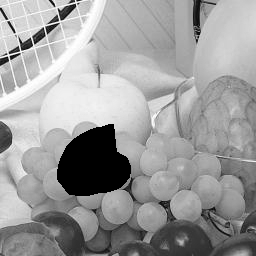
%> input picture TextureSynthesis/firuits_lost.png, 256 x 256 px
$ octave Demo.m   (GNU Octave 9; MATLAB toolbox functions it lacks are replaced by stand-ins)
%> lines starting %> are read from the running program, lines starting %| are printed output that depends on the picture; in (x1, y1, x2, y2) boxes, pixels count from 0 and x2, y2 are one past the last pixel; in counts of white or black regions, pixels touching at a corner belong together; the program's own positions count from 1
### TextureSynthesis/synthesizeTexture.m
function result=synthesizeTexture(I, fillingOption, kS, nW, nH,show)

%synthesizeTexture function: implementation of "texture synthesis by non-
%parametric sampling" paper. The function provides two options, the first
%one is texture growing, and the second one is hole filling. You can
%control that using fillingOption arguement.
%Input:
%   -I: sample texture image
%   -fillingOption: 1 (yes) 0 (no)
%   -kS: kernel size
%   -nW: for texture growning (fillingOption=0), it represents the new
%   width. For hole filling, it is used as color of hole pixels (R,G,B).
%   -nH: for texture growning (fillingOption=0), it represents the new
%   height
%   -show: 1 for update screen with each new pixel, 0 for working
%   off-screen (default = 0)
%Output:
%   -result: resulting image (uint8)
%Usage:
%   result=synthesizeTexture(I,0,5,300,400); %texture growing
%   result=synthesizeTexture(I,0,5,300,400,1); %texture growing (update screen)
%   result=synthesizeTexture(I,1,5); %hole filling using [0,0,0] for hole color
%   result=synthesizeTexture(I,1,5,[1,0,0]); %hole filling using red as color of hole pixles

%Citation: Texture synthesis by non-parametric sampling." Computer Vision,
%1999. The Proceedings of the Seventh IEEE International Conference on. Vol.
%2. IEEE, 1999
%Author: Mahmoud Afifi, York University

%%%%%%%%%%%%%%%%%%%%%%%%%%%%%%%%%%%%%%%%%%%%%%%%%%%%%%%%%%%%%%%%%%%%%%%%%%%

%%
%check
if nargin<4 && fillingOption==0
    error('Too few input arguments');
elseif nargin<4 && fillingOption==1
    nW=[0,0,0]; %black color
    nH=0;
elseif nargin==5
    show=0;
end
if mod(kS,2)==0
    kS=kS+1;
end

%%
%General initialization
display('initialization...');
I=double(I)/255; %from uint8 to normalized double
seedSize = 3; %seed size
sigma = kS/6; %proportional to the window size

G = fspecial('gaussian', [kS kS], sigma); %gaussian weighting kernel
G=G(:); %convert it to 1-d
eps = 0.1; %error threshold

if fillingOption==0 && (nW<seedSize || nH<seedSize) %if new dimensions less than the seed
    error('Choose larger width and/or height') %report error!
elseif fillingOption==1
    Hcolor=nW; %make color of hole pixels = nW variable
end
[cH, cW, c] = size(I); %get current height, width, and number of color channels

%Initialize candidate patchs: zeros (number of element per patch, number of
%candidate patchs, number of color channels)
cPatchs=zeros(kS*kS, (cW-kS+1) * (cH-kS+1), c);
%get candidate patchs
for cC = 1:c %for each color channel do
    cPatchs(:,:,cC) = im2col(I(:,:,cC), [kS kS], 'sliding'); %get all possible sliding windows
end
%creat a map that indicates whether the pixel is filled or not
if fillingOption==0 %if it is texture growing, start with empty map; result size [nH,nW]
    result=zeros(nH,nW,c); %output image
    map=false(nH,nW); %filled map
    %pick random seed [seedSize x seedSize]
    seed=getSeed(I,kS);
    %put it in the ceneter of the new image
    result(round(nH/2)-floor(kS/2):round(nH/2)+ceil(kS/2),...
        round(nW/2)-floor(kS/2):round(nW/2)+ceil(kS/2),:)=seed;
    %raise flag of corresponding pixels in the filled map to be 'on'
    map(round(nH/2)-floor(kS/2):round(nH/2)+ceil(kS/2),...
        round(nW/2)-floor(kS/2):round(nW/2)+ceil(kS/2),:)=1;

else %otherwise, get map from the image and make the result with the same size of I
    result=I; %result image with the same size
    map=getFillingMap(I,Hcolor); %generate map from input image
    %remove hole pixels from the candidate patchs
    cPatchs=cleanCPatchs(cPatchs,Hcolor);
end

%prepare the candidate patchs for a single operation of distance
%measurement
cPatchs=[cPatchs(:,:,1);cPatchs(:,:,2);cPatchs(:,:,3)];%concate three color channels to use 1-d vector for each candidate

%padding both result and map to access pixels at corners
padded_result = padarray(result, [floor(kS/2) floor(kS/2)]);
padded_map = padarray(map, [floor(kS/2) floor(kS/2)]);

%preparing the Gaussian kernel to be 1-D for a single operation of distance
%measurement
G=repmat(G, 1,size(cPatchs, 2)); %repeat it to match the number of candidate patchs
%take into account color channels.
st='G=[';
for cC=1:c-1
    st=strcat(st,'G;');
end
st=strcat(st,'G];');
eval(st);

%%
%Processing
display('processing...');

% while there are unfilled pixels, do
while ~all(all(map))
    %get nearest pixels for the known pixels (boundary)
    se = strel('square', 3);
    dilated_map = imdilate(map, se);
    surrounding_map = dilated_map - (map);
    unfilledIndicies=find(surrounding_map==1); % find unfilled pixels
    for p=1:length(unfilledIndicies) %for each pixel of unfilled pixels, do
        [py, px] = ind2sub(size(map),unfilledIndicies(p)); %get corresponding in x,y coordinate
        % get neighborhood pixels of the current unknown pixel using the kernel
        [kernel,mask]=getROI(padded_result,padded_map,py+floor(kS/2),px+floor(kS/2),kS);

        %prepare kernel, and mask to do single operation for all candidates
        kernel=kernel(:); %1-d
        mask=mask(:); %1-d
        %take into account color channels.
        st='mask=[';
        for cC=1:c-1
            st=strcat(st,'mask;');
        end
        st=strcat(st,'mask];');
        eval(st);
        kernel=repmat(kernel, 1,size(cPatchs, 2)); %repeat it to match the number of candidate patchs
        mask=repmat(mask, 1,size(cPatchs, 2)); %repeat it to match the number of candidate patchs

        %calculate weighted sum squared distance between the kernel and all
        %candidaate patchs.
        dSSD=sum(mask.*G.*(cPatchs-kernel).^2);
        minD = min(dSSD);
        T = minD*(1+eps); %to avoid zero match, let's accept more candidates (read the paper section 2.1)

        %get indicies of all accepted candidate patchs (distances less than T)
        indicies=find(dSSD<=T);

        %pick random patch from the accpeted candidate patchs
        index=indicies(randi(length(indicies))); %index
        patch=cPatchs(:,index); %get the patch
        patch=reshape(patch,[kS,kS,c]); %reshape it

        %get the new pixel
        newPixel=patch(ceil(kS/2),ceil(kS/2),:); %get the middle pixel of the patch

        %update result and map
        result(py,px,:)=newPixel; %add it to the synthetic texture image
        padded_result(floor(kS/2)+py,floor(kS/2)+px,:)=newPixel; %update the padded result
        map(py,px,:)=1; %raise flag of corresponding pixels in the map
        padded_map(floor(kS/2)+py,floor(kS/2)+px,:)=1; %update the padded map
    end
    %show
    if show==1
        imshow(result);
    end
end
end

### TextureSynthesis/getFillingMap.m
function map=getFillingMap(I,Hcolor)

%getFillingMap function: return the filling map of the input image I.
%Input:
%   -I: input image
%   -Hcolor: color of hole pixels
%Output:
%   -map: filled map (logical)
%Usage:
%   map=getFillingMap(image,[0,0,0]);
%Author: Mahmoud Afifi, York University
%%%%%%%%%%%%%%%%%%%%%%%%%%%%%%%%%%%%%%%%%%%%%%%%%%%%%%%%%%%%%%%%%%%%%%%%%%%
map=true(size(I,1),size(I,2));
for i=1:size(I,3)
    map=map&(I(:,:,i)~=Hcolor(i));
end

### TextureSynthesis/cleanCPatchs.m
function new_cPatchs=cleanCPatchs(cPatchs,Hcolor)
%cleanCPatchs function: discard any candidate patch that has a pixel with
%the given color Hcolor.
%Input:
%   -cPatchs: [NxMxC] candidate patchs. N is the number of element (pixels)
%   per patch. M is the number of candidates. C is the number of color
%   channel.
%   -Hcolor: color of hole pixels
%Output:
%   -new_cPatchs: new candidate patchs after removing patchs that contain
%   pixels with the target color Hcolor.
%Usage:
%   new_cPatchs=cleanCPatchs(cPatchs,[0,0,0]);
%Author: Mahmoud Afifi, York University
%%%%%%%%%%%%%%%%%%%%%%%%%%%%%%%%%%%%%%%%%%%%%%%%%%%%%%%%%%%%%%%%%%%%%%%%%%%
if length(Hcolor)==3
[u,v,d]=find(cPatchs(:,:,1)==Hcolor(1) & cPatchs(:,:,2)==Hcolor(2) & cPatchs(:,:,3)==Hcolor(3));
else
    [u,v,d]=find(cPatchs(:,:,1)==Hcolor );
end
new_cPatchs= cPatchs(:,setdiff([1:size(cPatchs,2)]',unique(v)),:);

### TextureSynthesis/Demo.m
% [50 lines of commented-out code are left out]
fileName='firuits_lost.png';
I=imread(fileName);
%> I is the input picture: size 256x256x3 uint8; min 0, max 255, mean 155.4
filling=1;
kernel_size=20;
show=1;
result=synthesizeTexture(I,filling,kernel_size,[0,0,0],0,show);
%> the loop in getFillingMap, `for i=1:size(I,3)` made 3 passes
%> pass 1, in getFillingMap, `map=map&(I(:,:,i)~=Hcolor(i));`:
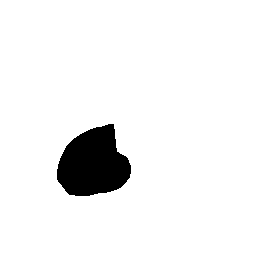
%> map: size 256x256 logical; 94.2% white; 1 black region, box (x1, y1, x2, y2) and area: (57, 124, 131, 196) 3806
%> in cleanCPatchs, `[u,v,d]=find(cPatchs(:,:,1)==Hcolor(1) & cPatchs(:,:,2)==Hcolor(2) & c..`: u = 1678446 values from 1 to 441; v = 1678446 values from 8882 to 30854; d = 1678446 logical values, 1678446 true
%> in synthesizeTexture, `padded_result = padarray(result, [floor(kS/2) floor(kS/2)]);`:
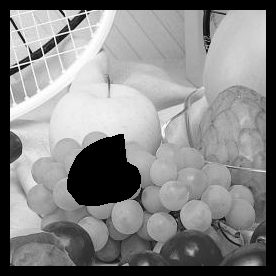
%> padded_result: size 276x276x3 double; min 0, max 1, mean 0.524
%> in synthesizeTexture, `padded_map = padarray(map, [floor(kS/2) floor(kS/2)]);`:
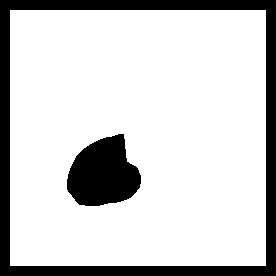
%> padded_map: size 276x276 logical; 81% white; 2 black regions, box (x1, y1, x2, y2) and area: (0, 0, 276, 276) 10640, (67, 134, 141, 206) 3806
%> the loop in synthesizeTexture, `while ~all(all(map))` made 1 pass
%> se on pass 1: {Dimensionality 2}
%> pass 1, in synthesizeTexture, `dilated_map = imdilate(map, se);`:
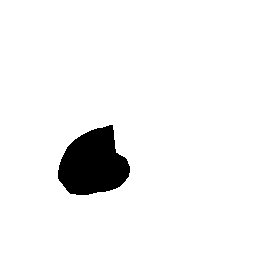
%> dilated_map: size 256x256 logical; 94.6% white; 1 black region, box (x1, y1, x2, y2) and area: (58, 125, 130, 195) 3518
%> pass 1, in synthesizeTexture, `surrounding_map = dilated_map - (map);`:
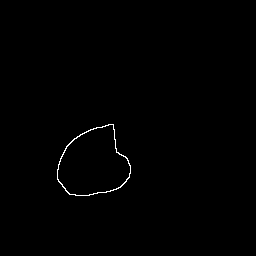
%> surrounding_map: size 256x256 double; values 0 (black) and 1 (white), 0.44% white in thin lines or dots, all inside (x1, y1, x2, y2) = (57, 124, 131, 196)
%> the run ends on the next line
